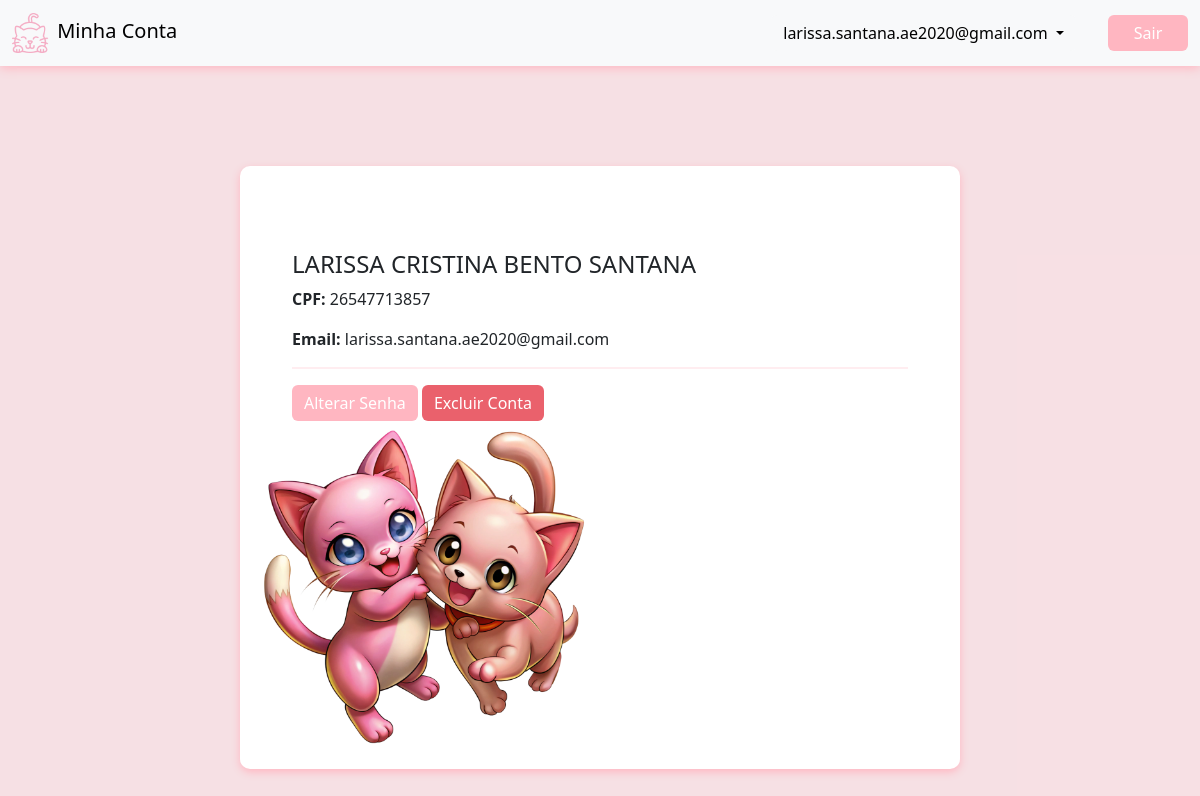
The page /minhaconta.php (signed in) on the database as committed earlier.
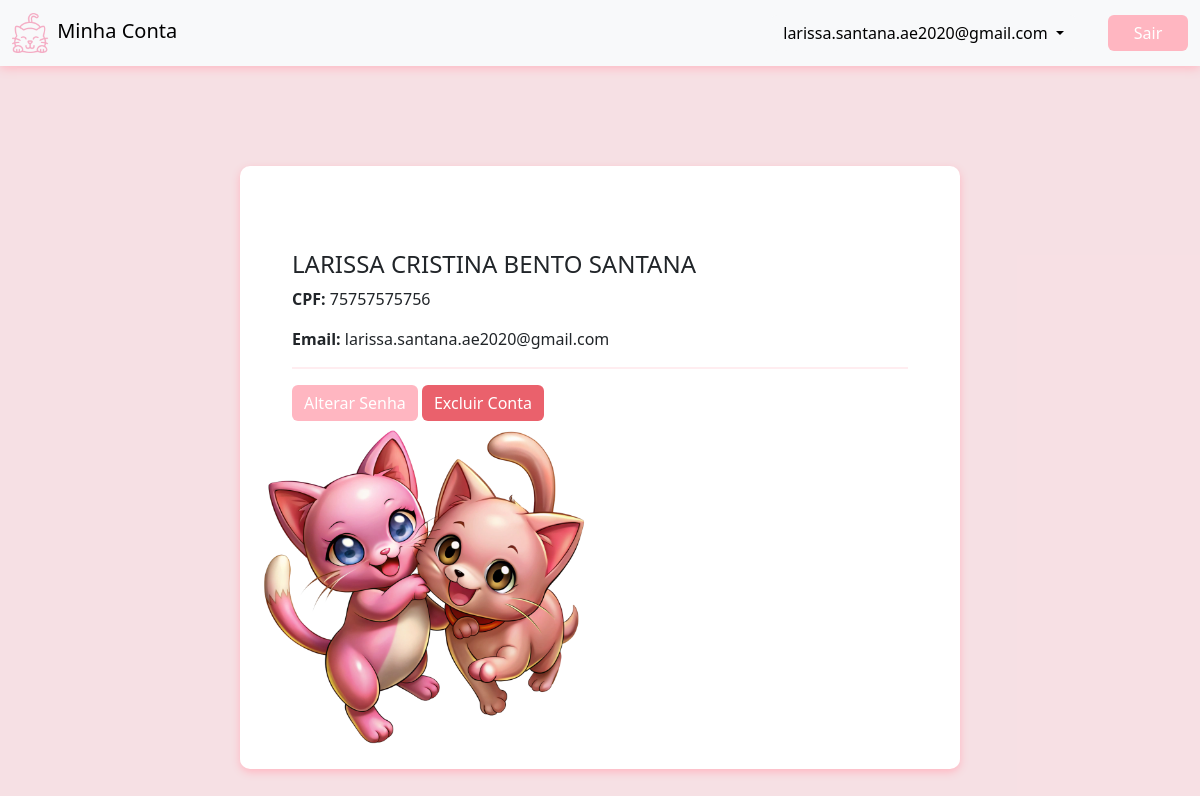
The same page on the database as committed later.
### tables this page shows
CREATE TABLE IF NOT EXISTS `aluno` (
  `id` int(11) NOT NULL AUTO_INCREMENT,
  `nome` varchar(255) NOT NULL,
  `cpf` varchar(255) NOT NULL,
  `email` varchar(255) NOT NULL,
  `senha` varchar(255) NOT NULL,
  PRIMARY KEY (`id`)
);

### minhaconta.php (the view, shortened to what this page needs)
<?php
require 'conexao.php';
$email = $_SESSION['login'];
try {
    $sql = "SELECT cpf, nome FROM aluno WHERE email = :email";
    $stmt = $pdo->prepare($sql);
    $stmt->bindParam(':email', $email, PDO::PARAM_STR);
    $stmt->execute();
    $result = $stmt->fetch(PDO::FETCH_ASSOC);
} catch (PDOException $e) {
    echo "Erro ao encontrar aluno: " . $e->getMessage();
}
?>
<!DOCTYPE html>
<html lang="pt-BR">
<head>
  <link href="https://cdn.jsdelivr.net/npm/bootstrap@5.3.0-alpha1/dist/css/bootstrap.min.css" rel="stylesheet">
</head>
<body>
<nav class="navbar navbar-light bg-light">
    <div class="container-fluid">
      <a class="navbar-brand" href="#">
        <img src="imagem/feliz.png" alt="" width="40" height="40" class="d-inline-block align-text-center"> Minha Conta
      </a>
      <form class="d-flex">
        <div class="dropdown">
          <button class="btn btn-secondary dropdown-toggle bg-light" type="button" id="dropdownMenuButton" data-bs-toggle="dropdown" aria-expanded="false">
             <?php echo htmlspecialchars($email); ?>
          </button>
        </div>
        <a class="btn btn-primary" type="submit" style="background-color: #FFB6C1; border: none; width: 5em;" href="logout.php">Sair</a>
      </form>
    </div>
</nav>
<div class="d-flex justify-content-center align-items-center">
  <div class="container-custom">
    <div class="row">
      <div class="col-md-6 info-container" style="margin: 4em 2em 0em;">
        <h4> <?php echo htmlspecialchars($result['nome']); ?></h4>
        <p><strong>CPF:</strong>  <?php echo htmlspecialchars($result['cpf']); ?></p>
        <p><strong>Email:</strong> <?php echo htmlspecialchars($email); ?></p>
        <hr>
        <div>
        <a href="alterarsenha.php" type="submit" class="btn btn-primary btn-block" style="background-color: lightpink; border: none;">Alterar Senha</a>
        <a href="excluirusuario.php?email=<?php echo urlencode($email); ?>" type="submit" class="btn btn-primary btn-block" style="background-color: #ea616c; border: none;">Excluir Conta</a>
        </div>
      </div>
      <div class="col-md-6 img-container">
        <img src="imagem/minhaconta.png" alt="Dois gatinhos">
      </div>
    </div>
  </div>
</div>
</body>
</html>

### minhaconta.php (style rules this page uses)
body, html { height: 100%; margin: 0; background-color: rgba(246, 222, 226, 0.724); }
.navbar { box-shadow: 0px 2px 10px #FFB6C1; }
#dropdownMenuButton { margin-right: 2em; color: black; border: none; }
.container-custom { background-color: white; padding: 20px; border-radius: 10px; box-shadow: lightpink 0px 3px 8px; width: 45em; margin-top: 100px; }
.img-container img { max-width: 100%; border-radius: 10px; }
.info-container { flex: 1; }
hr { border: 1px solid lightpink; }

Rows that differ between the two databases and show on the page:
changed aluno "LARISSA CRISTINA BENTO SANTANA": cpf "26547713857" → "75757575756"
